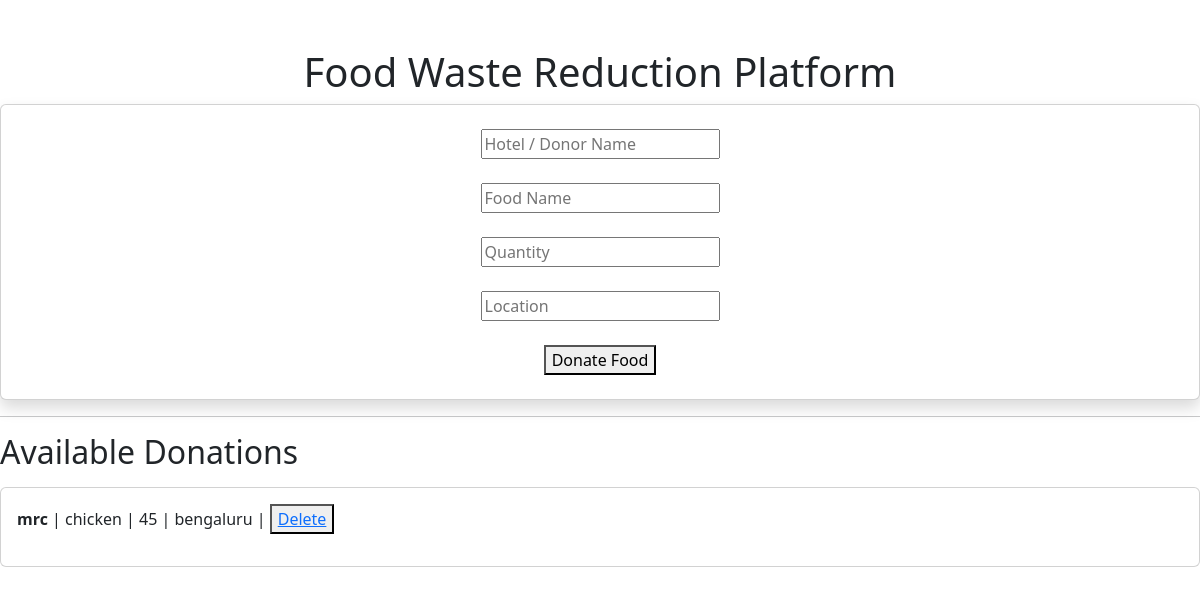
Before: / with the older database file.
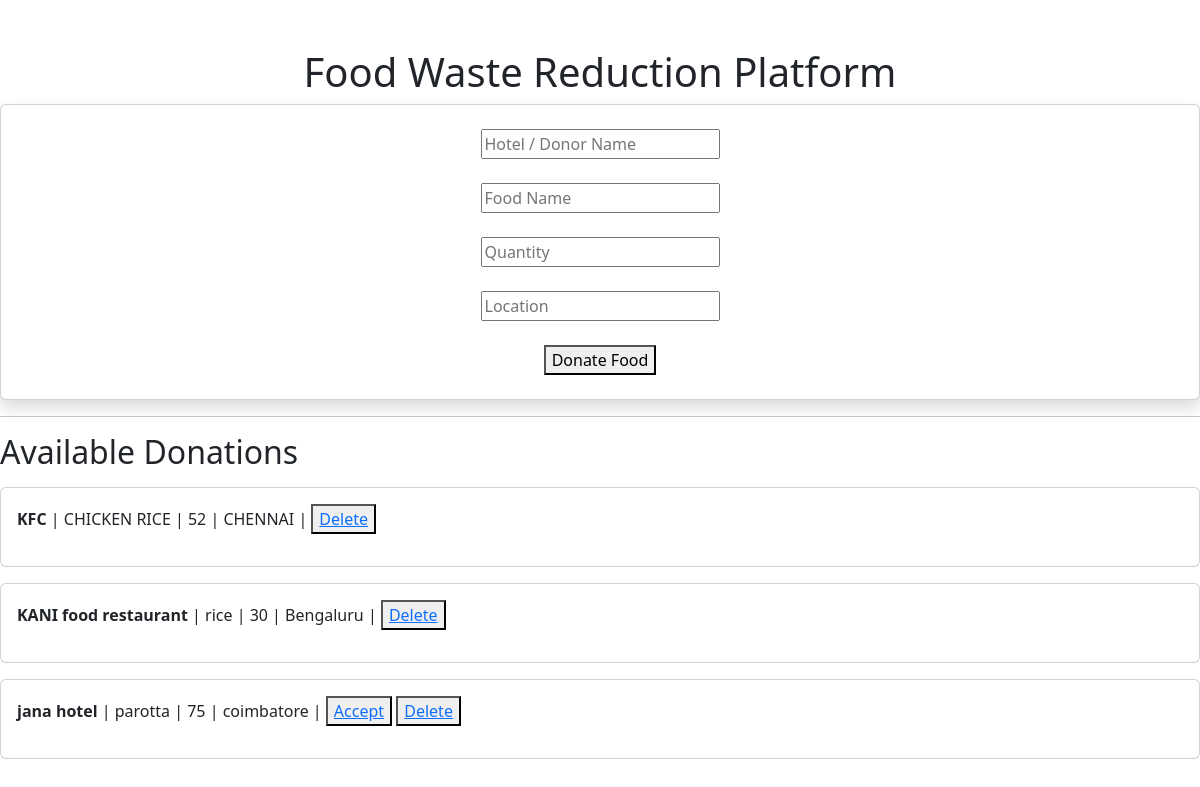
After: the same page with the newer database file.
### tables this page shows
CREATE TABLE donations(
        id INTEGER PRIMARY KEY AUTOINCREMENT,
        donor TEXT,
        food_name TEXT,
        quantity TEXT,
        location TEXT,
        status TEXT
    );

### app.py (the view)
@app.route('/')
def home():
    conn = sqlite3.connect("foodwaste.db")
    cur = conn.cursor()
    cur.execute("SELECT * FROM donations")
    donations = cur.fetchall()
    conn.close()
    return render_template(
        "index.html",
        donations=donations
    )

### templates/index.html (shortened to what this page needs)
<!DOCTYPE html>
<html>
<head>
</head>
<body>
    <link href="https://cdn.jsdelivr.net/npm/bootstrap@5.3.7/dist/css/bootstrap.min.css" rel="stylesheet">
    <h1 class="text-center" mb-4>Food Waste Reduction Platform</h1>
    <div class="card p-4 shadow">
    <form action="/add" method="post" text>
        <center>
        <input type="text" name="donor" placeholder="Hotel / Donor Name" required><br><br>
        <input type="text" name="food_name" placeholder="Food Name" required><br><br>
        <input type="text" name="quantity" placeholder="Quantity" required><br><br>
        <input type="text" name="location" placeholder="Location" required><br><br>
        <button type="submit">Donate Food</button>
        </center>
    </form>
     </div>
    <hr>
    <h2>Available Donations</h2>
    {% for d in donations %}
    <div class="card mt-3">
    <div class="card-body">
        <p>
            <b>{{ d[1] }}</b> |
            {{ d[2] }} |
            {{ d[3] }} |
            {{ d[4] }} |
            {% if d[5]=='Available' %}
                <button> <a href="/accept/{{ d[0] }}">Accept</a></button>
            {% endif %}
            <button><a href="/delete/{{ d[0] }}">Delete</a></button>
        </p>
    </div>
    </div>
    {% endfor %}
</body>
</html>

Changed rows visible on the page:
removed donations: donor "mrc", food_name "chicken", quantity "45", location "bengaluru"
added donations: donor "KFC", food_name "CHICKEN RICE", quantity "52", location "CHENNAI"
added donations: donor "KANI food restaurant", food_name "rice", quantity "30", location "Bengaluru"
added donations: donor "jana hotel", food_name "parotta", quantity "75", location "coimbatore"
